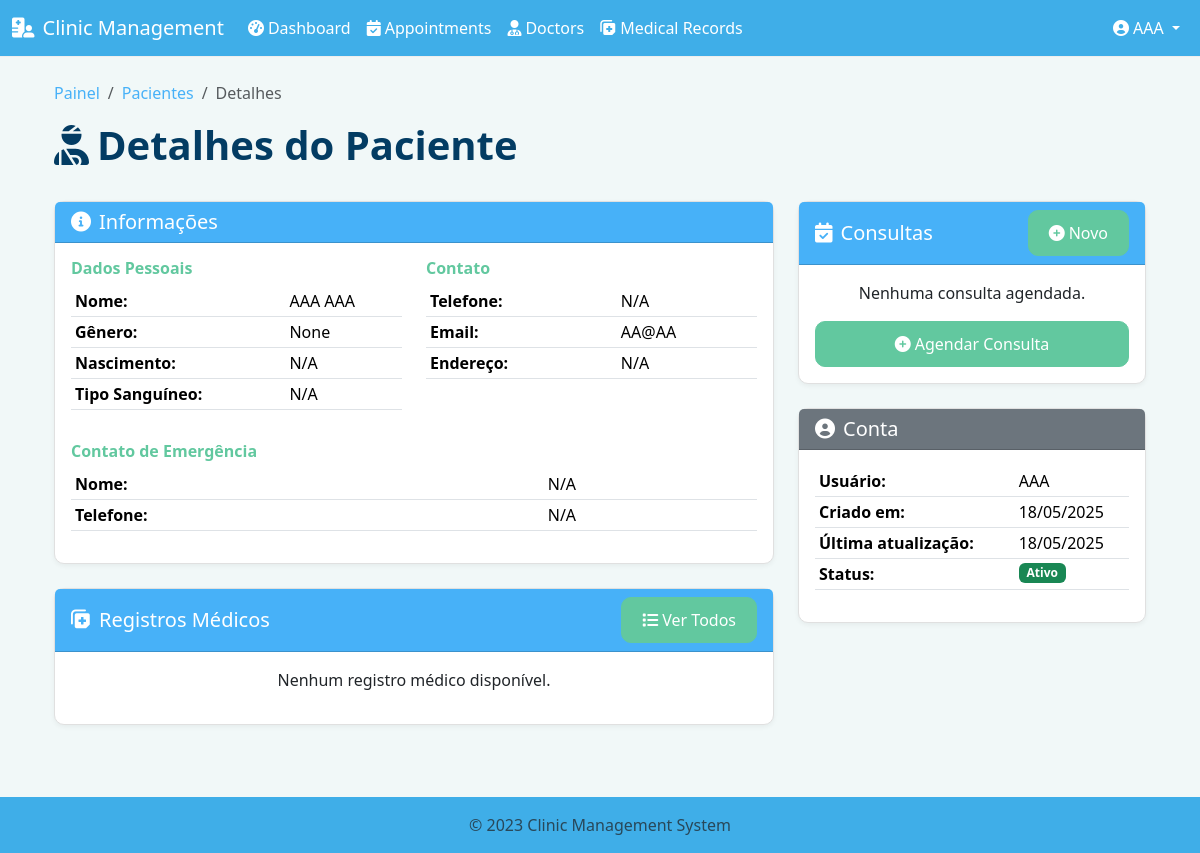
/patients/1 (signed in), run on the app's committed database.
### models.py (models this page shows, shortened)
class User(UserMixin, db.Model):
    id = db.Column(db.Integer, primary_key=True)
    username = db.Column(db.String(64), unique=True, nullable=False)
    email = db.Column(db.String(120), unique=True, nullable=False)
    password_hash = db.Column(db.String(256), nullable=False)
    role = db.Column(db.Enum(UserRole), nullable=False)
    first_name = db.Column(db.String(50))
    last_name = db.Column(db.String(50))
    created_at = db.Column(db.DateTime, default=datetime.utcnow)
    updated_at = db.Column(db.DateTime, default=datetime.utcnow, onupdate=datetime.utcnow)
    doctor_profile = db.relationship('Doctor', backref='user', uselist=False, cascade='all, delete-orphan')
    patient_profile = db.relationship('Patient', backref='user', uselist=False, cascade='all, delete-orphan')

class Patient(db.Model):
    id = db.Column(db.Integer, primary_key=True)
    user_id = db.Column(db.Integer, db.ForeignKey('user.id'), unique=True, nullable=False)
    date_of_birth = db.Column(db.Date)
    gender = db.Column(db.String(10))
    blood_group = db.Column(db.String(5))
    address = db.Column(db.String(200))
    phone = db.Column(db.String(20))
    emergency_contact_name = db.Column(db.String(100))
    emergency_contact_phone = db.Column(db.String(20))
    created_at = db.Column(db.DateTime, default=datetime.utcnow)
    updated_at = db.Column(db.DateTime, default=datetime.utcnow, onupdate=datetime.utcnow)
    appointments = db.relationship('Appointment', backref='patient', lazy='dynamic', cascade='all, delete-orphan')
    medical_records = db.relationship('MedicalRecord', backref='patient', lazy='dynamic', cascade='all, delete-orphan')

### routes/patients.py (the view)
@patients_bp.route('/<int:id>')
@login_required
def view_patient(id):
    verify_patient_or_medical_staff(id)
    patient = Patient.query.get_or_404(id)
    return render_template('patients/view.html', patient=patient)

### app.py (called while the page is built)
@login_manager.user_loader
def load_user(user_id):
    from models import User
    return User.query.get(int(user_id))

### routes/patients.py (called while the page is built)
def verify_patient_or_medical_staff(patient_id):
    if not current_user.is_authenticated:
        abort(403)
    if current_user.role == UserRole.PATIENT and current_user.patient_profile and current_user.patient_profile.id == patient_id:
        return True
    if current_user.role in [UserRole.ADMIN, UserRole.DOCTOR, UserRole.STAFF]:
        return True
    abort(403)

### templates/patients/view.html (shortened to what this page needs)
{% extends "layout.html" %}
{% block content %}
<div class="container">
    <div class="row mb-4">
        <div class="col">
            <nav aria-label="breadcrumb">
                <ol class="breadcrumb">
                    <li class="breadcrumb-item"><a href="{{ url_for('auth.dashboard') }}">Painel</a></li>
                    <li class="breadcrumb-item"><a href="{{ url_for('patients.list_patients') }}">Pacientes</a></li>
                    <li class="breadcrumb-item active" aria-current="page">Detalhes</li>
                </ol>
            </nav>
            <h1><i class="fas fa-user-injured me-2"></i>Detalhes do Paciente</h1>
        </div>
    </div>
    <div class="row">
        <div class="col-md-8">
            <div class="card mb-4">
                <div class="card-header bg-primary text-white d-flex justify-content-between align-items-center">
                    <h5 class="mb-0"><i class="fas fa-info-circle me-2"></i>Informações</h5>
                </div>
                <div class="card-body">
                    <div class="row">
                        <div class="col-md-6 mb-3">
                            <h6 class="fw-bold">Dados Pessoais</h6>
                            <table class="table table-sm">
                                <tr><th>Nome:</th><td>{{ patient.user.first_name }} {{ patient.user.last_name }}</td></tr>
                                <tr><th>Gênero:</th><td>{{ patient.gender }}</td></tr>
                                <tr><th>Nascimento:</th><td>{{ patient.date_of_birth.strftime('%d/%m/%Y') if patient.date_of_birth else 'N/A' }}</td></tr>
                                <tr><th>Tipo Sanguíneo:</th><td>{{ patient.blood_group or 'N/A' }}</td></tr>
                            </table>
                        </div>
                        <div class="col-md-6 mb-3">
                            <h6 class="fw-bold">Contato</h6>
                            <table class="table table-sm">
                                <tr><th>Telefone:</th><td>{{ patient.phone or 'N/A' }}</td></tr>
                                <tr><th>Email:</th><td>{{ patient.user.email }}</td></tr>
                                <tr><th>Endereço:</th><td>{{ patient.address or 'N/A' }}</td></tr>
                            </table>
                        </div>
                    </div>
                    <div class="row">
                        <div class="col-12">
                            <h6 class="fw-bold">Contato de Emergência</h6>
                            <table class="table table-sm">
                                <tr><th>Nome:</th><td>{{ patient.emergency_contact_name or 'N/A' }}</td></tr>
                                <tr><th>Telefone:</th><td>{{ patient.emergency_contact_phone or 'N/A' }}</td></tr>
                            </table>
                        </div>
                    </div>
                </div>
            </div>
            <div class="card mb-4">
                <div class="card-header bg-info text-white d-flex justify-content-between align-items-center">
                    <h5 class="mb-0"><i class="fas fa-notes-medical me-2"></i>Registros Médicos</h5>
                    <a href="{{ url_for('medical_records.patient_records', patient_id=patient.id) }}" class="btn btn-sm btn-light">
                        <i class="fas fa-list me-1"></i>Ver Todos
                    </a>
                </div>
                <div class="card-body">
                    {% if patient.medical_records.all()|length > 0 %}
                    <div class="list-group">
                        {% for record in patient.medical_records.order_by('created_at desc').limit(5).all() %}
                        <a href="{{ url_for('medical_records.view_record', id=record.id) }}" class="list-group-item list-group-item-action">
                            <div class="d-flex justify-content-between">
                                <h6 class="mb-1">{{ record.diagnosis|truncate(50) }}</h6>
                                <small>{{ record.created_at.strftime('%d/%m/%Y') }}</small>
                            </div>
                            <p class="mb-1">{{ record.treatment|truncate(100) if record.treatment else 'Sem tratamento informado' }}</p>
                        </a>
                        {% endfor %}
                    </div>
                    {% if patient.medical_records.count() > 5 %}
                    <div class="d-grid mt-3">
                        <a href="{{ url_for('medical_records.patient_records', patient_id=patient.id) }}" class="btn btn-sm btn-outline-info">Ver Todos</a>
                    </div>
                    {% endif %}
                    {% else %}
                    <p class="text-center">Nenhum registro médico disponível.</p>
                    {% endif %}
                </div>
            </div>
        </div>
        <div class="col-md-4">
            <div class="card mb-4">
                <div class="card-header bg-success text-white d-flex justify-content-between align-items-center">
                    <h5 class="mb-0"><i class="fas fa-calendar-check me-2"></i>Consultas</h5>
                    <a href="{{ url_for('appointments.create_appointment') }}" class="btn btn-sm btn-light">
                        <i class="fas fa-plus-circle me-1"></i>Novo
                    </a>
                </div>
                <div class="card-body">
                    {% if patient.appointments.all()|length > 0 %}
                    <div class="list-group">
                        {% for appointment in patient.appointments.order_by('appointment_date desc').limit(5).all() %}
                        <a href="{{ url_for('appointments.view_appointment', id=appointment.id) }}" class="list-group-item list-group-item-action">
                            <div class="d-flex justify-content-between">
                                <h6 class="mb-1">Dr. {{ appointment.doctor.user.first_name }} {{ appointment.doctor.user.last_name }}</h6>
                                <small class="badge {{ 'bg-info' if appointment.status.value == 'scheduled' else 'bg-success' if appointment.status.value == 'completed' else 'bg-danger' if appointment.status.value == 'cancelled' else 'bg-warning' }}">
                                    {{ appointment.status.value|title }}
                                </small>
                            </div>
                            <p class="mb-1">{{ appointment.appointment_date.strftime('%d/%m/%Y') }} às {{ appointment.appointment_time.strftime('%H:%M') }}</p>
                            <small>{{ appointment.reason|truncate(50) if appointment.reason else 'Sem motivo informado' }}</small>
                        </a>
                        {% endfor %}
                    </div>
                    {% if patient.appointments.count() > 5 %}
                    <div class="d-grid mt-3">
                        <a href="{{ url_for('appointments.list_appointments') }}" class="btn btn-sm btn-outline-success">Ver Todas</a>
                    </div>
                    {% endif %}
                    {% else %}
                    <p class="text-center">Nenhuma consulta agendada.</p>
                    <div class="d-grid">
                        <a href="{{ url_for('appointments.create_appointment') }}" class="btn btn-outline-success">
                            <i class="fas fa-plus-circle me-1"></i>Agendar Consulta
                        </a>
                    </div>
                    {% endif %}
                </div>
            </div>
            <div class="card mb-4">
                <div class="card-header bg-secondary text-white">
                    <h5 class="mb-0"><i class="fas fa-user-circle me-2"></i>Conta</h5>
                </div>
                <div class="card-body">
                    <table class="table table-sm">
                        <tr><th>Usuário:</th><td>{{ patient.user.username }}</td></tr>
                        <tr><th>Criado em:</th><td>{{ patient.user.created_at.strftime('%d/%m/%Y') }}</td></tr>
                        <tr><th>Última atualização:</th><td>{{ patient.updated_at.strftime('%d/%m/%Y') }}</td></tr>
                        <tr><th>Status:</th><td><span class="badge bg-success">Ativo</span></td></tr>
                    </table>
                </div>
            </div>
        </div>
    </div>
</div>
{% endblock %}

### templates/layout.html (shortened to what this page needs)
<head>
    <link rel="stylesheet" href="https://cdn.jsdelivr.net/npm/bootstrap@5.3.3/dist/css/bootstrap.min.css">
    <link rel="stylesheet" href="https://cdnjs.cloudflare.com/ajax/libs/font-awesome/6.0.0/css/all.min.css">
  <link rel="stylesheet" href="{{ url_for('static', filename='css/style.css') }}">
  <link rel="stylesheet" href="{{ url_for('static', filename='css/custom.css') }}">
</head>
<body>
    <nav class="navbar navbar-expand-lg navbar-dark bg-dark">
        <div class="container-fluid">
            <a class="navbar-brand" href="{{ url_for('auth.dashboard') }}">
                <i class="fas fa-hospital-user me-2"></i>Clinic Management
            </a>
            <div class="collapse navbar-collapse" id="navbarNav">
                <ul class="navbar-nav me-auto">
                    {% if current_user.is_authenticated %}
                        <li class="nav-item">
                            <a class="nav-link" href="{{ url_for('auth.dashboard') }}">
                                <i class="fas fa-tachometer-alt me-1"></i>Dashboard
                            </a>
                        </li>
                        <li class="nav-item">
                            <a class="nav-link" href="{{ url_for('appointments.list_appointments') }}">
                                <i class="fas fa-calendar-check me-1"></i>Appointments
                            </a>
                        </li>
                        <li class="nav-item">
                            <a class="nav-link" href="{{ url_for('doctors.list_doctors') }}">
                                <i class="fas fa-user-md me-1"></i>Doctors
                            </a>
                        </li>
                        <li class="nav-item">
                            <a class="nav-link" href="{{ url_for('medical_records.list_records') }}">
                                <i class="fas fa-notes-medical me-1"></i>Medical Records
                            </a>
                        </li>
                    {% endif %}
                </ul>
                <ul class="navbar-nav">
                    {% if current_user.is_authenticated %}
                        <li class="nav-item dropdown">
                            <a class="nav-link dropdown-toggle" href="#" id="userDropdown" role="button" data-bs-toggle="dropdown" aria-expanded="false">
                                <i class="fas fa-user-circle me-1"></i>{{ current_user.username }}
                            </a>
                        </li>
                    {% endif %}
                </ul>
            </div>
        </div>
    </nav>
    <div class="container mt-4">
        {% block content %}{% endblock %}
    </div>
    <footer class="footer mt-5 py-3 bg-dark">
        <div class="container text-center">
            <span class="text-muted">© 2023 Clinic Management System</span>
        </div>
    </footer>
</body>
</html>

### static/css/style.css (style rules this page uses)
body { min-height: 100vh; display: flex; flex-direction: column; }
.footer { margin-top: auto; }
.card { border-radius: 8px; box-shadow: 0 4px 8px rgba(0, 0, 0, 0.2); margin-bottom: 1.5rem; transition: transform 0.3s ease; }
.card-header { border-radius: 8px 8px 0 0; }

### static/css/custom.css (style rules this page uses)
h1, h2, h3 { color: var(--heading-color); font-weight: 600; }
h1 { color: var(--heading-principal); }
body { color: var(--text-color); background-color: var(--background-light); font-family: 'Segoe UI', Tahoma, Geneva, Verdana, sans-serif; }
a { color: var(--main-color); text-decoration: none; }
.btn, .btn-primary { background-color: var(--accent-color); border-color: var(--accent-color); color: white; display: inline-flex; align-items: center; justify-content: center; text-align: center; padding: 10px 20px; border-radius: 10px; font-weight: 500; font-size: 1rem; transition: background-color 0.2s ease; }
header, footer, .navbar, .footer { background-color: var(--header-footer-color) !important; color: white !important; }
header a, footer a, .navbar a, .footer a { color: white !important; text-decoration: none; }
.navbar { background-color: var(--header-footer-color); border-bottom: 1px solid #eee; }
.navbar a { color: white !important; }
.card { border: 1px solid #e0e0e0; border-radius: 10px; box-shadow: 0 2px 5px rgba(0,0,0,0.05); background-color: white; }
.card-header.bg-dark, .card-header.bg-success, .card-header.bg-primary, .card-header.bg-info, .card-header.bg-warning, .card-header.bg-danger { background-color: var(--main-color) !important; color: white !important; }
.text-primary, .fw-bold, .lead, strong, b { color: var(--accent-color) !important; }
.btn, .btn-primary { display: inline-flex !important; align-items: center !important; justify-content: center !important; text-align: center !important; }

### data on the page
User: username "AAA", user.first_name "AAA", user.last_name "AAA", user.email "AA@AA", user.username "AAA", user.created_at "18/05/2025"
Patient: gender "None", date_of_birth "N/A", blood_group "N/A", phone "N/A", address "N/A", emergency_contact_name "N/A", emergency_contact_phone "N/A", updated_at "18/05/2025"
